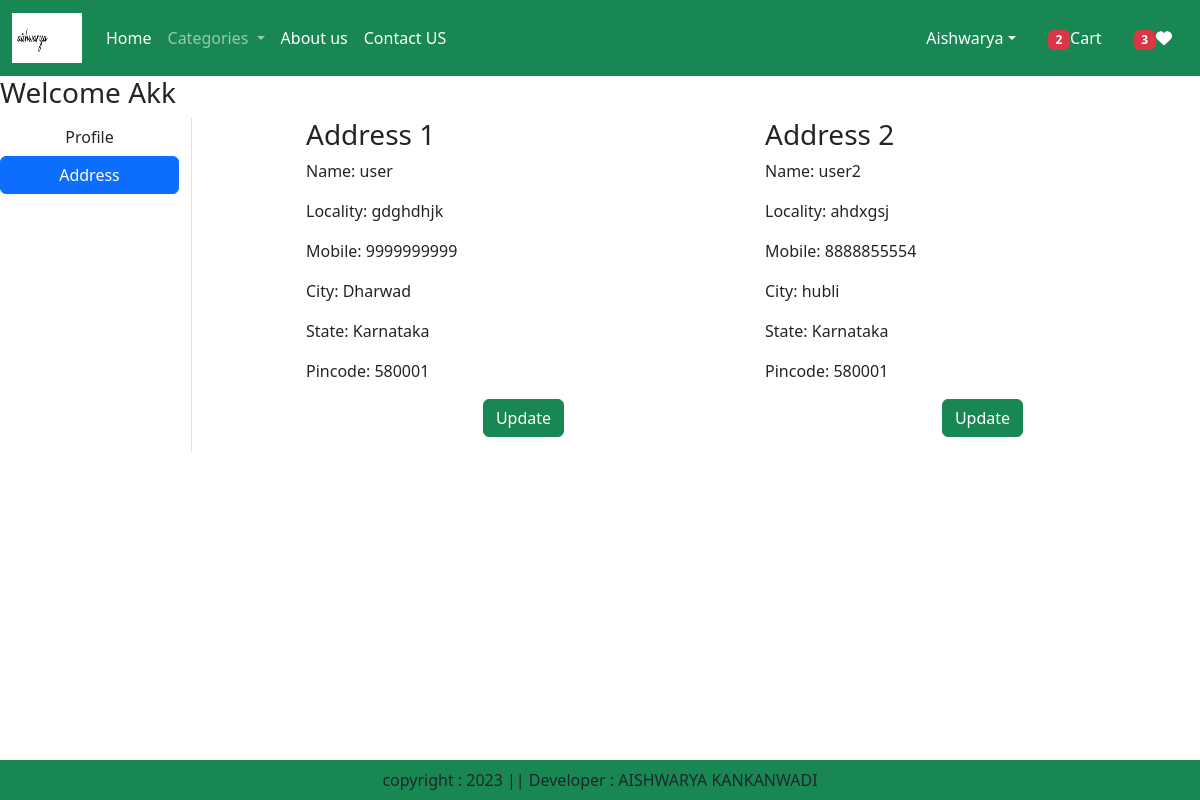
The page /address/ (signed in) on the database its author committed.
### app/models.py (models this page shows, shortened)
class Customer(models.Model):
    user=models.ForeignKey(User,on_delete=models.CASCADE)
    name = models.CharField(max_length=200)
    locality = models.CharField(max_length=200)
    city=models.CharField(max_length=50)
    mobile= models.IntegerField(default=0)
    zipcode=models.IntegerField()
    state=models.CharField(choices=STATE_CHOICES,max_length=100)

### app/views.py (the view)
# urls.py: path('address/',views.address,name='address'),
def address(request):
    add = Customer.objects.filter(user=request.user)
    totalitem = 0
    wishlist = 0
    if request.user.is_authenticated:
        totalitem=len(Cart.objects.filter(user=request.user))
        wishitem=len(Wishlist.objects.filter(user=request.user))
    return render(request, 'app/address.html',locals())

### app/templates/app/address.html (shortened to what this page needs)
{% extends 'app/base.html' %}
{% load static %}
{% block main-content %}
<div clas="container my-5">
    <div class="row">
        <h3>Welcome <span class="text-capitalize">{{request.user}}</span></h3>
        <div class="col-sm-2 border-end">
            <ul class="list-unstyled">
                <li class="d-grid"><a href="{% url 'profile' %}" class="btn ">Profile</a></li>
                <li class="d-grid"><a href="{% url 'address' %}" class="btn btn-primary">Address</a></li>
            </ul>
        </div>
        <div class="col-sm-9 offset-sm-1">
            <div class="row">
                {% for ad in add %}
                <div class="col-sm-6">
                    <div class="card_m-2">
                        <div class="card-body">
                        <h3>Address {{forloop.counter}}</h3>
                        <p>Name: {{ad.name}}</p>
                        <p>Locality: {{ad.locality}}</p>
                        <p>Mobile: {{ad.mobile}}</p>
                        <p>City: {{ad.city}}</p>
                        <p>State: {{ad.state}}</p>
                        <p>Pincode: {{ad.zipcode}}</p>
                        <p class="text-center"><a href="{% url 'updateAddress' pk=ad.id %}" type="button" class="btn btn-success">Update</a></p>
                        </div>
                    </div>
                </div>
                {% endfor %}
            </div>
        </div>
    </div>
</div>
{% endblock main-content %}

### rows shown on the page
Customer: name "user", locality "gdghdhjk", mobile "9999999999", city "Dharwad", state "Karnataka", zipcode "580001"
Customer: name "user2", locality "ahdxgsj", mobile "8888855554", city "hubli", state "Karnataka", zipcode "580001"

### other values the page prints
{{ totalitem }} "2"
{{ wishitem }} "3"
{{ request.user }} "Akk"
